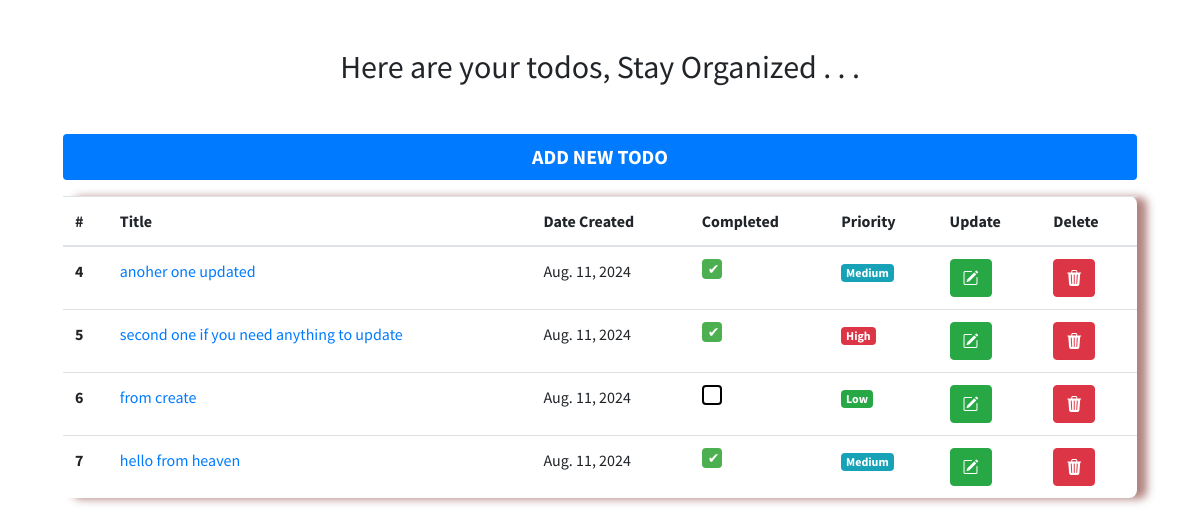
Before: / with the older database file.
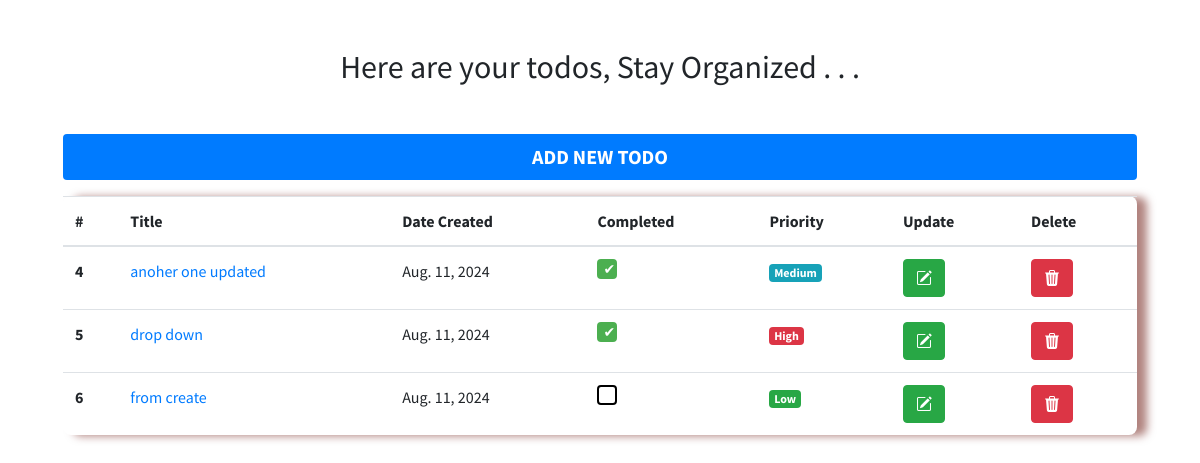
After: the same page with the newer database file.
### todoApp/models.py (models this page shows, shortened)
class TodoModel(models.Model):
    title = models.CharField(max_length=100)
    date_created = models.DateTimeField(auto_now_add=True)
    description = models.TextField(max_length=1000)
    completed = models.BooleanField(default=False)
    priority = models.CharField(max_length=1, choices=priorities)

### todoApp/views.py (the view)
# urls.py: path('', views.index, name='index'),
def index(request):
    todos = TodoModel.objects.all()
    context = {
        'todos': todos
    }
    return render(request, 'todoApp/index.html', context)

### templates/todoApp/index.html (shortened to what this page needs)
{% extends 'todoApp/base.html' %}
{% block content %}
<div class="row mx-5">
    <div class="col my-5">
        <h2 class="text-center mb-5">Here are your todos, Stay Organized . . .</h2>
        <a href="{% url 'create_todo' %}" class="btn btn-primary mb-3 btn-lg btn-block ">Add New Todo</a>
        <table class="table">
            <thead>
            <tr>
                <th scope="col">#</th>
                <th scope="col">Title</th>
                <th scope="col">Date Created</th>
                <th scope="col">Completed</th>
                <th scope="col">Priority</th>
                <th scope="col">Update</th>
                <th scope="col">Delete</th>
            </tr>
            </thead>
            <tbody>
            {% for todo in todos %}
            <tr>
                <th scope="row">{{ todo.id }}</th>
                <td>
                    <a href="{% url 'detail' todo.id %}">
                        {{ todo.title }}
                    </a>
                </td>
                <td>{{ todo.date_created|date }}</td>
                <td>
                    <input type="checkbox" class="checkbox-btn" {% if todo.completed %} checked {% endif %} disabled>
                </td>
                {% if todo.priority == 'H' %}
                <td><span class="badge badge-danger">High</span></td>
                {% elif todo.priority == 'M' %}
                <td><span class="badge badge-info">Medium</span></td>
                {% elif todo.priority == 'L' %}
                <td><span class="badge badge-success">Low</span></td>
                {% else %}
                <td><span class="badge badge-info">None</span></td>
                {% endif %}
                <td>
                    <a href="{% url 'update_todo' id=todo.id %}">
                        <i class="bi bi-pencil-square btn btn-success"></i>
                    </a>
                </td>
                <td>
                    <a href="{% url 'delete_todo' id=todo.id %}">
                        <i class="bi bi-trash3-fill btn btn-danger"></i>
                    </a>
                </td>
            </tr>
            {% endfor %}
            </tbody>
        </table>
    </div>
</div>
{% endblock %}

Changed rows visible on the page:
removed TodoModel: id "7", title "hello from heaven", date_created "Aug. 11, 2024", completed "☑", priority "Medium"
changed TodoModel id 5: title "second one if you need anything to update" → "drop down"
